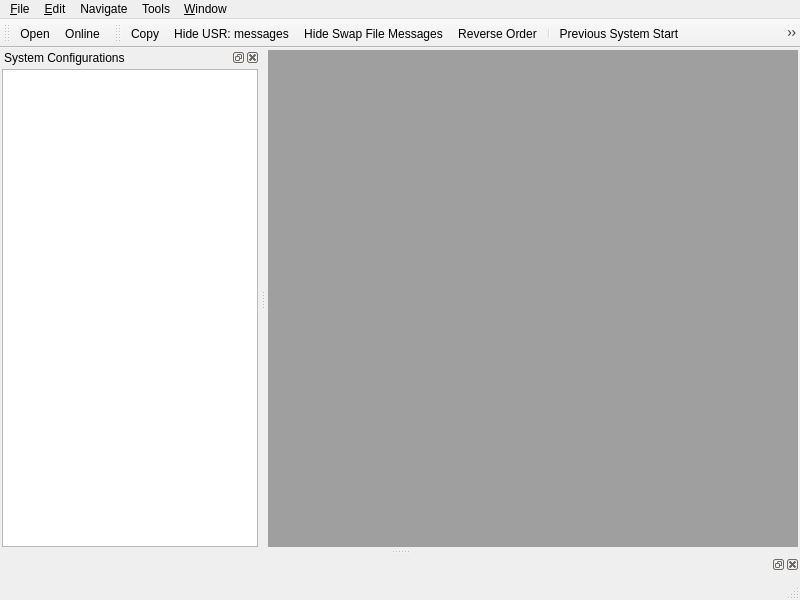
<?xml version="1.0" encoding="UTF-8"?>
<ui version="4.0">
 <class>MainWindow</class>
 <widget class="QMainWindow" name="MainWindow">
  <property name="geometry">
   <rect>
    <x>0</x>
    <y>0</y>
    <width>800</width>
    <height>600</height>
   </rect>
  </property>
  <property name="windowTitle">
   <string>MainWindow</string>
  </property>
  <widget class="QWidget" name="centralwidget">
   <layout class="QVBoxLayout" name="verticalLayout">
    <property name="leftMargin">
     <number>2</number>
    </property>
    <property name="topMargin">
     <number>2</number>
    </property>
    <property name="rightMargin">
     <number>2</number>
    </property>
    <property name="bottomMargin">
     <number>2</number>
    </property>
    <item>
     <widget class="QMdiArea" name="mdiArea">
      <property name="viewMode">
       <enum>QMdiArea::TabbedView</enum>
      </property>
      <property name="documentMode">
       <bool>true</bool>
      </property>
      <property name="tabsClosable">
       <bool>true</bool>
      </property>
      <property name="tabsMovable">
       <bool>true</bool>
      </property>
     </widget>
    </item>
   </layout>
  </widget>
  <widget class="QMenuBar" name="menubar">
   <property name="geometry">
    <rect>
     <x>0</x>
     <y>0</y>
     <width>800</width>
     <height>21</height>
    </rect>
   </property>
   <widget class="QMenu" name="menu_File">
    <property name="title">
     <string>&amp;File</string>
    </property>
    <addaction name="actOpen"/>
    <addaction name="actionOnline"/>
    <addaction name="actionSave_as"/>
    <addaction name="separator"/>
    <addaction name="actExit"/>
   </widget>
   <widget class="QMenu" name="menuEdit">
    <property name="title">
     <string>&amp;Edit</string>
    </property>
    <addaction name="actCopy"/>
    <addaction name="actionSend_selected_lines_to"/>
   </widget>
   <widget class="QMenu" name="menu_Window">
    <property name="title">
     <string>&amp;Window</string>
    </property>
   </widget>
   <widget class="QMenu" name="menuTools">
    <property name="title">
     <string>Tools</string>
    </property>
    <addaction name="actHide_USR_messages"/>
    <addaction name="actionHide_Swap_File_Messages"/>
    <addaction name="actionReverse_Order"/>
    <addaction name="actionOpen_Machine_File"/>
    <addaction name="actionUse_Computer_Time"/>
    <addaction name="actionHighlighting"/>
    <addaction name="actionReset_Dialog_Options"/>
   </widget>
   <widget class="QMenu" name="menuNavigate">
    <property name="title">
     <string>Navigate</string>
    </property>
    <addaction name="actionNext_System_Start"/>
    <addaction name="actionPrevious_System_Start"/>
   </widget>
   <addaction name="menu_File"/>
   <addaction name="menuEdit"/>
   <addaction name="menuNavigate"/>
   <addaction name="menuTools"/>
   <addaction name="menu_Window"/>
  </widget>
  <widget class="QStatusBar" name="statusbar"/>
  <widget class="QDockWidget" name="dockWidget">
   <property name="windowTitle">
    <string>System Configurations</string>
   </property>
   <attribute name="dockWidgetArea">
    <number>1</number>
   </attribute>
   <widget class="QWidget" name="dockWidgetContents">
    <layout class="QVBoxLayout" name="verticalLayout_2">
     <property name="leftMargin">
      <number>2</number>
     </property>
     <property name="topMargin">
      <number>2</number>
     </property>
     <property name="rightMargin">
      <number>2</number>
     </property>
     <property name="bottomMargin">
      <number>2</number>
     </property>
     <item>
      <widget class="QTreeView" name="treeViewSystemConfigurations">
       <property name="editTriggers">
        <set>QAbstractItemView::NoEditTriggers</set>
       </property>
       <property name="showDropIndicator" stdset="0">
        <bool>false</bool>
       </property>
       <property name="alternatingRowColors">
        <bool>true</bool>
       </property>
       <property name="animated">
        <bool>true</bool>
       </property>
       <attribute name="headerVisible">
        <bool>false</bool>
       </attribute>
      </widget>
     </item>
    </layout>
   </widget>
  </widget>
  <widget class="QToolBar" name="toolBar">
   <property name="windowTitle">
    <string>toolBar</string>
   </property>
   <attribute name="toolBarArea">
    <enum>TopToolBarArea</enum>
   </attribute>
   <attribute name="toolBarBreak">
    <bool>false</bool>
   </attribute>
   <addaction name="actOpen"/>
   <addaction name="actionOnline"/>
  </widget>
  <widget class="QToolBar" name="toolBar_2">
   <property name="windowTitle">
    <string>toolBar_2</string>
   </property>
   <attribute name="toolBarArea">
    <enum>TopToolBarArea</enum>
   </attribute>
   <attribute name="toolBarBreak">
    <bool>false</bool>
   </attribute>
   <addaction name="actCopy"/>
   <addaction name="actHide_USR_messages"/>
   <addaction name="actionHide_Swap_File_Messages"/>
   <addaction name="actionReverse_Order"/>
   <addaction name="separator"/>
   <addaction name="actionPrevious_System_Start"/>
   <addaction name="actionNext_System_Start"/>
   <addaction name="actionScroll_to_Bottom"/>
   <addaction name="actionOpen_Machine_File"/>
  </widget>
  <widget class="QDockWidget" name="dockWidget_2">
   <attribute name="dockWidgetArea">
    <number>8</number>
   </attribute>
   <widget class="QWidget" name="dockWidgetContents_2">
    <layout class="QVBoxLayout" name="verticalLayout_3">
     <property name="leftMargin">
      <number>2</number>
     </property>
     <property name="topMargin">
      <number>2</number>
     </property>
     <property name="rightMargin">
      <number>2</number>
     </property>
     <property name="bottomMargin">
      <number>2</number>
     </property>
     <item>
      <widget class="cs8SearchWidget" name="widgetSearch" native="true"/>
     </item>
    </layout>
   </widget>
  </widget>
  <action name="actOpen">
   <property name="icon">
    <iconset resource="../../../Icons/resources.qrc">
     <normaloff>:/icons/32x32/32x32/actions/document-open-folder.png</normaloff>:/icons/32x32/32x32/actions/document-open-folder.png</iconset>
   </property>
   <property name="text">
    <string>&amp;Open...</string>
   </property>
   <property name="toolTip">
    <string>Open a log file</string>
   </property>
   <property name="shortcut">
    <string>Ctrl+O</string>
   </property>
  </action>
  <action name="actCopy">
   <property name="icon">
    <iconset resource="../../../Icons/resources.qrc">
     <normaloff>:/icons/32x32/32x32/actions/edit-copy.png</normaloff>:/icons/32x32/32x32/actions/edit-copy.png</iconset>
   </property>
   <property name="text">
    <string>Copy</string>
   </property>
   <property name="toolTip">
    <string>Copy current selection</string>
   </property>
   <property name="shortcut">
    <string>Ctrl+C</string>
   </property>
  </action>
  <action name="actExit">
   <property name="icon">
    <iconset resource="../../../Icons/resources.qrc">
     <normaloff>:/icons/32x32/32x32/actions/application-exit.png</normaloff>:/icons/32x32/32x32/actions/application-exit.png</iconset>
   </property>
   <property name="text">
    <string>&amp;Exit</string>
   </property>
   <property name="toolTip">
    <string>Exit CS8 Log File Viewer</string>
   </property>
   <property name="shortcut">
    <string>Ctrl+Q</string>
   </property>
  </action>
  <action name="actHide_USR_messages">
   <property name="checkable">
    <bool>true</bool>
   </property>
   <property name="icon">
    <iconset resource="../../../Icons/resources.qrc">
     <normaloff>:/icons/32x32/32x32/actions/view-filter.png</normaloff>:/icons/32x32/32x32/actions/view-filter.png</iconset>
   </property>
   <property name="text">
    <string>Hide USR: messages</string>
   </property>
  </action>
  <action name="actionHighlighting">
   <property name="text">
    <string>Highlighting</string>
   </property>
  </action>
  <action name="actionNext_System_Start">
   <property name="icon">
    <iconset resource="../../../Icons/resources.qrc">
     <normaloff>:/icons/32x32/32x32/actions/arrow-right-double.png</normaloff>:/icons/32x32/32x32/actions/arrow-right-double.png</iconset>
   </property>
   <property name="text">
    <string>Next System Start</string>
   </property>
   <property name="toolTip">
    <string>Jump to next system start</string>
   </property>
  </action>
  <action name="actionPrevious_System_Start">
   <property name="icon">
    <iconset resource="../../../Icons/resources.qrc">
     <normaloff>:/icons/32x32/32x32/actions/arrow-left-double.png</normaloff>:/icons/32x32/32x32/actions/arrow-left-double.png</iconset>
   </property>
   <property name="text">
    <string>Previous System Start</string>
   </property>
   <property name="toolTip">
    <string>Jump to previous system start</string>
   </property>
  </action>
  <action name="actionHide_Swap_File_Messages">
   <property name="checkable">
    <bool>true</bool>
   </property>
   <property name="icon">
    <iconset resource="../../../Icons/resources.qrc">
     <normaloff>:/icons/32x32/32x32/actions/run-build-clean.png</normaloff>:/icons/32x32/32x32/actions/run-build-clean.png</iconset>
   </property>
   <property name="text">
    <string>Hide Swap File Messages</string>
   </property>
  </action>
  <action name="actionReverse_Order">
   <property name="checkable">
    <bool>true</bool>
   </property>
   <property name="icon">
    <iconset resource="../../../Icons/resources.qrc">
     <normaloff>:/icons/32x32/32x32/actions/view-sort-descending.png</normaloff>:/icons/32x32/32x32/actions/view-sort-descending.png</iconset>
   </property>
   <property name="text">
    <string>Reverse Order</string>
   </property>
  </action>
  <action name="actionOnline">
   <property name="icon">
    <iconset resource="../../../Icons/resources.qrc">
     <normaloff>:/icons/32x32/32x32/actions/network-connect.png</normaloff>:/icons/32x32/32x32/actions/network-connect.png</iconset>
   </property>
   <property name="text">
    <string>Online...</string>
   </property>
  </action>
  <action name="actionUse_Computer_Time">
   <property name="checkable">
    <bool>true</bool>
   </property>
   <property name="text">
    <string>Use Computer Time</string>
   </property>
  </action>
  <action name="actionSend_selected_lines_to">
   <property name="icon">
    <iconset resource="../../../Icons/resources.qrc">
     <normaloff>:/icons/32x32/32x32/actions/mail-forwarded.png</normaloff>:/icons/32x32/32x32/actions/mail-forwarded.png</iconset>
   </property>
   <property name="text">
    <string>Send selected lines to ...</string>
   </property>
  </action>
  <action name="actionSave_as">
   <property name="icon">
    <iconset resource="../../../Icons/resources.qrc">
     <normaloff>:/icons/32x32/32x32/actions/document-save-as.png</normaloff>:/icons/32x32/32x32/actions/document-save-as.png</iconset>
   </property>
   <property name="text">
    <string>Save as...</string>
   </property>
  </action>
  <action name="actionOpen_Machine_File">
   <property name="icon">
    <iconset resource="../../../Icons/resources.qrc">
     <normaloff>:/icons/32x32/32x32/actions/view-pim-tasks.png</normaloff>:/icons/32x32/32x32/actions/view-pim-tasks.png</iconset>
   </property>
   <property name="text">
    <string>Open Machine File</string>
   </property>
   <property name="toolTip">
    <string>Open Machine File</string>
   </property>
  </action>
  <action name="actionScroll_to_Bottom">
   <property name="checkable">
    <bool>true</bool>
   </property>
   <property name="icon">
    <iconset resource="../../../Icons/resources.qrc">
     <normaloff>:/icons/32x32/32x32/actions/view-sort-ascending.png</normaloff>:/icons/32x32/32x32/actions/view-sort-ascending.png</iconset>
   </property>
   <property name="text">
    <string>Scroll to Bottom</string>
   </property>
  </action>
  <action name="actionReset_Dialog_Options">
   <property name="text">
    <string>Reset Dialog Options</string>
   </property>
  </action>
 </widget>
 <customwidgets>
  <customwidget>
   <class>cs8SearchWidget</class>
   <extends>QWidget</extends>
   <header>cs8searchwidget.h</header>
   <container>1</container>
  </customwidget>
 </customwidgets>
 <resources>
  <include location="../../../Icons/resources.qrc"/>
 </resources>
 <connections/>
</ui>
